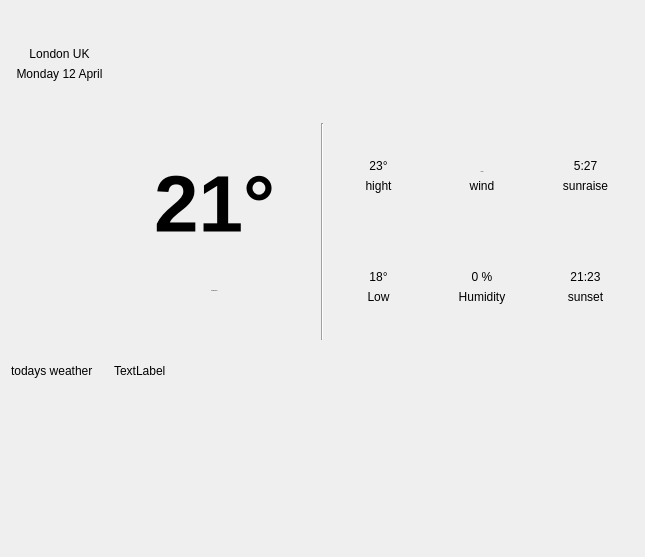
<?xml version="1.0" encoding="UTF-8"?>
<ui version="4.0">
 <class>mainwindow</class>
 <widget class="QWidget" name="mainwindow">
  <property name="geometry">
   <rect>
    <x>0</x>
    <y>0</y>
    <width>645</width>
    <height>557</height>
   </rect>
  </property>
  <property name="windowTitle">
   <string>Weather</string>
  </property>
  <property name="styleSheet">
   <string notr="true">QWidget#mainwindow{
	border-image: url(:/bg_image.jpg);
}

QLabel[accessibleName=&quot;h1&quot;]{
	color : black;
	font-size :30px;
	font-weight : bold;


}
QLabel[accessibleName=&quot;h2&quot;]{
	color : black;
	font-size :25px;


}

QLabel[accessibleName=&quot;h3&quot;]{
	color : black;
	font-size :20px;
}
</string>
  </property>
  <layout class="QHBoxLayout" name="horizontalLayout">
   <item>
    <layout class="QGridLayout" name="gridLayout">
     <item row="4" column="4">
      <widget class="QLabel" name="lowtemp_lbl">
       <property name="accessibleName">
        <string>h2</string>
       </property>
       <property name="text">
        <string>18°</string>
       </property>
       <property name="alignment">
        <set>Qt::AlignBottom|Qt::AlignHCenter</set>
       </property>
      </widget>
     </item>
     <item row="3" column="4">
      <widget class="QLabel" name="label_4">
       <property name="accessibleName">
        <string>h3</string>
       </property>
       <property name="text">
        <string>hight</string>
       </property>
       <property name="alignment">
        <set>Qt::AlignHCenter|Qt::AlignTop</set>
       </property>
      </widget>
     </item>
     <item row="3" column="6">
      <widget class="QLabel" name="label_28">
       <property name="accessibleName">
        <string>h3</string>
       </property>
       <property name="text">
        <string>sunraise</string>
       </property>
       <property name="alignment">
        <set>Qt::AlignHCenter|Qt::AlignTop</set>
       </property>
      </widget>
     </item>
     <item row="4" column="6">
      <widget class="QLabel" name="sunset_lbl">
       <property name="accessibleName">
        <string>h2</string>
       </property>
       <property name="text">
        <string>21:23</string>
       </property>
       <property name="alignment">
        <set>Qt::AlignBottom|Qt::AlignHCenter</set>
       </property>
      </widget>
     </item>
     <item row="5" column="6">
      <widget class="QLabel" name="label_30">
       <property name="accessibleName">
        <string>h3</string>
       </property>
       <property name="text">
        <string>sunset</string>
       </property>
       <property name="alignment">
        <set>Qt::AlignHCenter|Qt::AlignTop</set>
       </property>
      </widget>
     </item>
     <item row="1" column="0">
      <widget class="QLabel" name="date_lbl">
       <property name="accessibleName">
        <string>h2</string>
       </property>
       <property name="text">
        <string>Monday 12 April</string>
       </property>
       <property name="alignment">
        <set>Qt::AlignHCenter|Qt::AlignTop</set>
       </property>
      </widget>
     </item>
     <item row="7" column="0" rowspan="3" colspan="7">
      <layout class="QHBoxLayout" name="cards_layout"/>
     </item>
     <item row="5" column="1" colspan="2">
      <widget class="QLabel" name="weatherdesc_lbl">
       <property name="font">
        <font>
         <pointsize>-1</pointsize>
        </font>
       </property>
       <property name="accessibleName">
        <string>h3</string>
       </property>
       <property name="text">
        <string>weather Desc</string>
       </property>
       <property name="alignment">
        <set>Qt::AlignHCenter|Qt::AlignTop</set>
       </property>
      </widget>
     </item>
     <item row="2" column="1" rowspan="3" colspan="2">
      <widget class="QLabel" name="maintemp_lbl">
       <property name="font">
        <font>
         <pointsize>60</pointsize>
         <weight>75</weight>
         <bold>true</bold>
        </font>
       </property>
       <property name="accessibleName">
        <string/>
       </property>
       <property name="text">
        <string>21°</string>
       </property>
       <property name="alignment">
        <set>Qt::AlignCenter</set>
       </property>
      </widget>
     </item>
     <item row="2" column="0" rowspan="4">
      <widget class="QLabel" name="mainweather_icon">
       <property name="text">
        <string/>
       </property>
       <property name="scaledContents">
        <bool>true</bool>
       </property>
       <property name="alignment">
        <set>Qt::AlignCenter</set>
       </property>
      </widget>
     </item>
     <item row="2" column="4">
      <widget class="QLabel" name="highttemp_lbl">
       <property name="accessibleName">
        <string>h2</string>
       </property>
       <property name="text">
        <string>23°</string>
       </property>
       <property name="alignment">
        <set>Qt::AlignBottom|Qt::AlignHCenter</set>
       </property>
      </widget>
     </item>
     <item row="5" column="5">
      <widget class="QLabel" name="label_26">
       <property name="accessibleName">
        <string>h3</string>
       </property>
       <property name="text">
        <string>Humidity</string>
       </property>
       <property name="alignment">
        <set>Qt::AlignHCenter|Qt::AlignTop</set>
       </property>
      </widget>
     </item>
     <item row="2" column="3" rowspan="4">
      <widget class="Line" name="line">
       <property name="font">
        <font>
         <pointsize>10</pointsize>
         <weight>75</weight>
         <bold>true</bold>
         <stylestrategy>PreferDefault</stylestrategy>
        </font>
       </property>
       <property name="styleSheet">
        <string notr="true">color: rgb(159, 159, 159);</string>
       </property>
       <property name="inputMethodHints">
        <set>Qt::ImhNone</set>
       </property>
       <property name="frameShadow">
        <enum>QFrame::Sunken</enum>
       </property>
       <property name="orientation">
        <enum>Qt::Vertical</enum>
       </property>
      </widget>
     </item>
     <item row="5" column="4">
      <widget class="QLabel" name="label_12">
       <property name="accessibleName">
        <string>h3</string>
       </property>
       <property name="text">
        <string>Low</string>
       </property>
       <property name="alignment">
        <set>Qt::AlignHCenter|Qt::AlignTop</set>
       </property>
      </widget>
     </item>
     <item row="4" column="5">
      <widget class="QLabel" name="humidity_lbl">
       <property name="accessibleName">
        <string>h2</string>
       </property>
       <property name="text">
        <string>0 %</string>
       </property>
       <property name="alignment">
        <set>Qt::AlignBottom|Qt::AlignHCenter</set>
       </property>
      </widget>
     </item>
     <item row="2" column="6">
      <widget class="QLabel" name="sunrise_lbl">
       <property name="accessibleName">
        <string>h2</string>
       </property>
       <property name="text">
        <string>5:27</string>
       </property>
       <property name="alignment">
        <set>Qt::AlignBottom|Qt::AlignHCenter</set>
       </property>
      </widget>
     </item>
     <item row="6" column="1">
      <widget class="QLabel" name="label_15">
       <property name="text">
        <string>TextLabel</string>
       </property>
      </widget>
     </item>
     <item row="2" column="5">
      <widget class="QLabel" name="windspeed_lbl">
       <property name="font">
        <font>
         <pointsize>-1</pointsize>
        </font>
       </property>
       <property name="accessibleName">
        <string>h2</string>
       </property>
       <property name="text">
        <string>7 MPH</string>
       </property>
       <property name="alignment">
        <set>Qt::AlignBottom|Qt::AlignHCenter</set>
       </property>
      </widget>
     </item>
     <item row="3" column="5">
      <widget class="QLabel" name="label_24">
       <property name="accessibleName">
        <string>h3</string>
       </property>
       <property name="text">
        <string>wind</string>
       </property>
       <property name="alignment">
        <set>Qt::AlignHCenter|Qt::AlignTop</set>
       </property>
      </widget>
     </item>
     <item row="6" column="0">
      <widget class="QLabel" name="label_31">
       <property name="text">
        <string>todays weather</string>
       </property>
      </widget>
     </item>
     <item row="0" column="0">
      <widget class="QLabel" name="country_lbl">
       <property name="accessibleName">
        <string>h1</string>
       </property>
       <property name="text">
        <string>London UK</string>
       </property>
       <property name="alignment">
        <set>Qt::AlignBottom|Qt::AlignHCenter</set>
       </property>
      </widget>
     </item>
    </layout>
   </item>
  </layout>
 </widget>
 <resources>
  <include location="images/resources.qrc"/>
 </resources>
 <connections/>
</ui>
